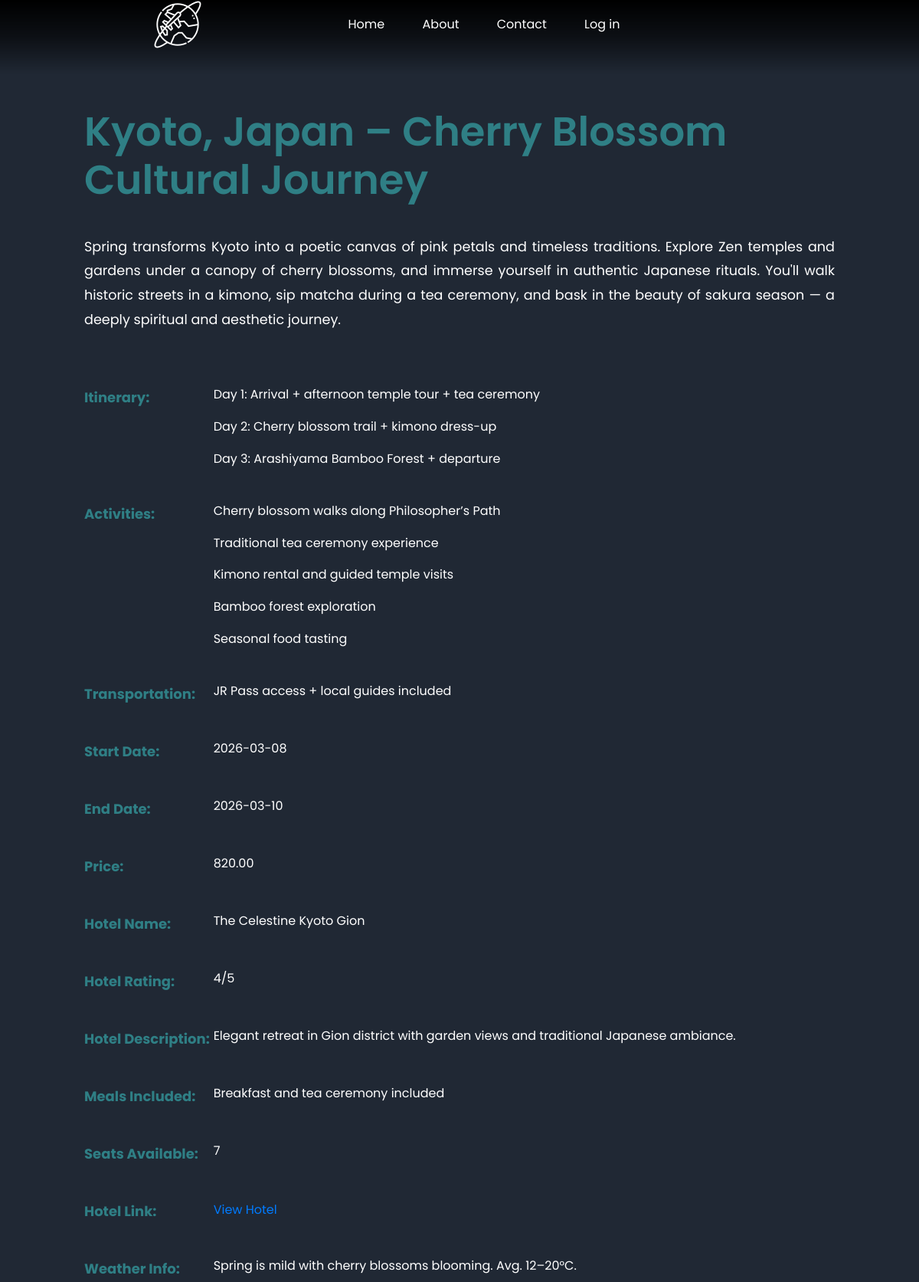
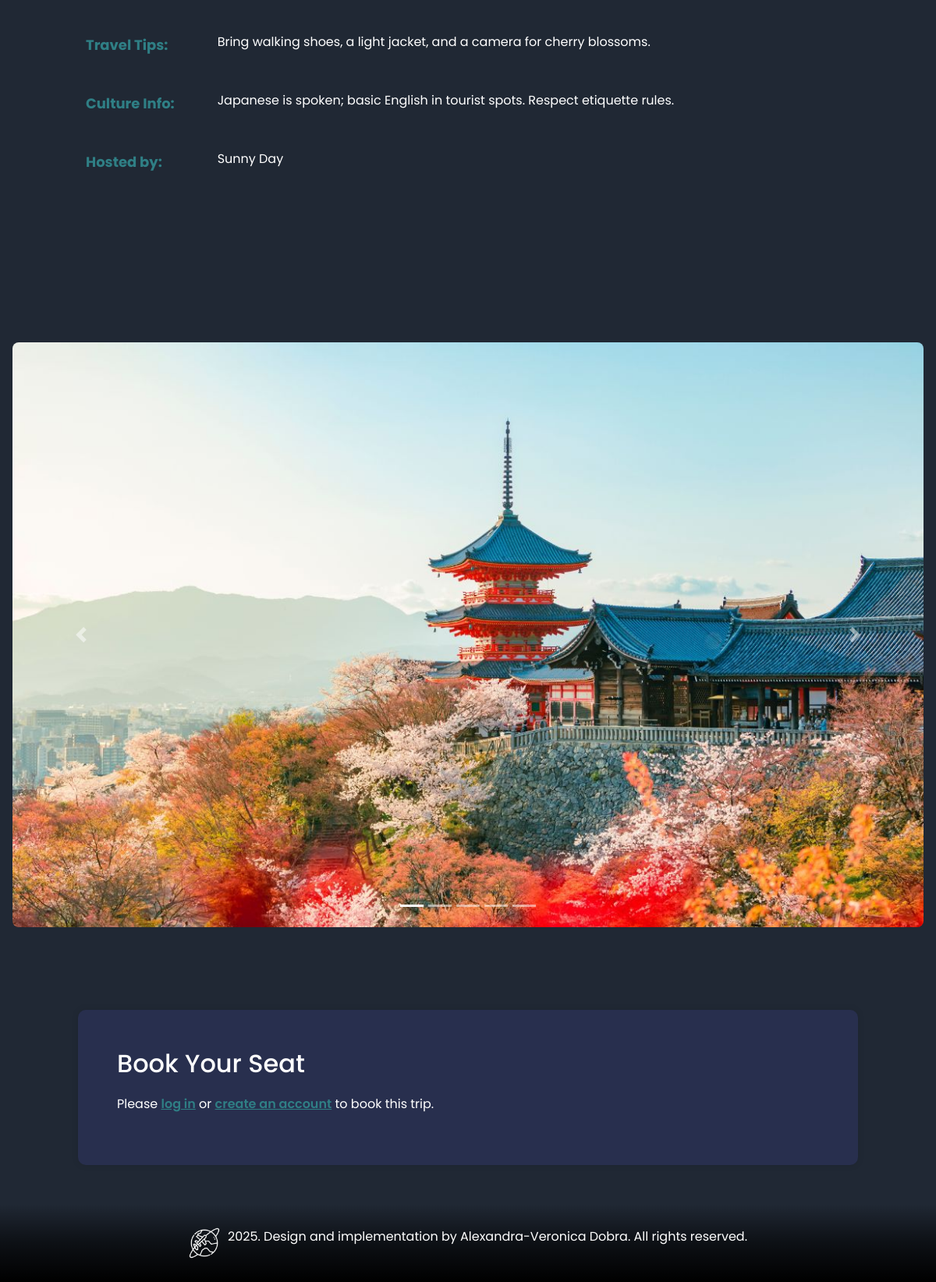
The page /web/booking1.php?id=11 on the database its author committed (2 pictures, top to bottom).
### tables this page shows
CREATE TABLE `excursion_details` (
  `id` int(11) NOT NULL,
  `excursion_id` int(11) NOT NULL,
  `start_date` date DEFAULT NULL,
  `end_date` date DEFAULT NULL,
  `transportation` varchar(100) DEFAULT NULL,
  `description` text DEFAULT NULL,
  `itinerary` text DEFAULT NULL,
  `title` varchar(255) DEFAULT NULL,
  `activities` text DEFAULT NULL,
  `price` decimal(10,2) DEFAULT NULL,
  `image1_url` varchar(100) DEFAULT NULL,
  `image2_url` varchar(100) DEFAULT NULL,
  `image3_url` varchar(100) DEFAULT NULL,
  `image4_url` varchar(100) DEFAULT NULL,
  `image5_url` varchar(100) DEFAULT NULL,
  `hotel_name` varchar(255) DEFAULT NULL,
  `hotel_rating` int(11) DEFAULT NULL,
  `hotel_description` text DEFAULT NULL,
  `meals_included` varchar(100) DEFAULT NULL,
  `group_size` int(11) DEFAULT NULL,
  `hotel_link` varchar(255) DEFAULT NULL,
  `weather_info` text DEFAULT NULL,
  `travel_tips` text DEFAULT NULL,
  `culture_info` text DEFAULT NULL
);

CREATE TABLE `agencies` (
  `agency_id` int(11) NOT NULL,
  `agency_name` varchar(255) NOT NULL,
  `username` varchar(200) NOT NULL,
  `password` varchar(200) NOT NULL,
  `email` varchar(255) NOT NULL,
  `phone` varchar(20) DEFAULT NULL
);

### web/booking1.php (the view, shortened to what this page needs)
<?php
require_once __DIR__ . "/connect_db.php";
$conectare->set_charset('utf8mb4');
$excursion_id = intval($_GET['id'] ?? 0);
$stmt = $conectare->prepare(
    "SELECT
        ed.*,
        e.travel_agency_id,
        a.agency_name,
        a.email AS agency_email
     FROM excursion_details ed
     JOIN excursions e ON ed.excursion_id = e.id
     JOIN agencies a ON e.travel_agency_id = a.agency_id
     WHERE ed.excursion_id = ?"
);
$stmt->bind_param("i", $excursion_id);
$stmt->execute();
$excursion_details = $stmt->get_result()->fetch_assoc();
$agency_name = $excursion_details['agency_name'] ?? '—';
?>
<!DOCTYPE html>
<html lang="en">
<head>
  <link rel="stylesheet" href="https://unicons.iconscout.com/release/v4.0.8/css/line.css">
  <link rel="stylesheet" type="text/css" href="travel.css">
  <link rel="stylesheet"
    href="https://stackpath.bootstrapcdn.com/bootstrap/4.5.2/css/bootstrap.min.css">
</head>
<body class="book1">
<header>
    <div class="nav-bar">
        <a href="travel.php" class="logo"><img src="flight .png" alt="Flight Logo"></a>
        <div class="navigation">
            <div class="nav-items">
                <a href="travel.php#home"><i class="uil uil-estate"></i>Home</a>
                <a href="travel.php#AboutUs"><i class="uil uil-info-circle"></i>About</a>
                <a href="travel.php#contact"><i class="uil uil-envelope"></i>Contact</a>
                <?php if (isset($_SESSION['user_id'])): ?>
                <a href="my_bookings.php">My bookings</a>
                <a href="logout.php" onclick="return confirm('Are you sure you want to log out?')">Log out</a>
                <?php else: ?>
                <a href="login.php">Log in</a>
                <?php endif; ?>
            </div>
        </div>
    </div>
</header>
<section class="descript">
      <div class="excursion-description">
    <?php if ($excursion_details): ?>
    <h2><?= htmlspecialchars($excursion_details['title']) ?></h2>
      <?= nl2br(htmlspecialchars($excursion_details['description'])) ?>
    </div>
    <div class="excursion-info">
      <div class="grid-row">
        <span class="grid-label">Itinerary:</span>
        <span class="grid-value"><?= nl2br(htmlspecialchars($excursion_details['itinerary'])) ?></span>
      </div>
      <div class="grid-row">
        <span class="grid-label">Activities:</span>
        <span class="grid-value"><?= nl2br(htmlspecialchars($excursion_details['activities'])) ?></span>
      </div>
      <div class="grid-row">
        <span class="grid-label">Transportation:</span>
        <span class="grid-value"><?= nl2br(htmlspecialchars($excursion_details['transportation'])) ?></span>
      </div>
      <div class="grid-row">
        <span class="grid-label">Start Date:</span>
        <span class="grid-value"><?= htmlspecialchars($excursion_details['start_date']) ?></span>
      </div>
      <div class="grid-row">
        <span class="grid-label">End Date:</span>
        <span class="grid-value"><?= htmlspecialchars($excursion_details['end_date']) ?></span>
      </div>
      <div class="grid-row">
        <span class="grid-label">Price:</span>
        <span class="grid-value"><?= htmlspecialchars($excursion_details['price']) ?></span>
      </div>
      <div class="grid-row">
        <span class="grid-label">Hotel Name:</span>
        <span class="grid-value"><?= htmlspecialchars($excursion_details['hotel_name']) ?></span>
      </div>
      <div class="grid-row">
        <span class="grid-label">Hotel Rating:</span>
        <span class="grid-value"><?= htmlspecialchars($excursion_details['hotel_rating']) ?>/5</span>
      </div>
      <div class="grid-row">
        <span class="grid-label">Hotel Description:</span>
        <span class="grid-value"><?= nl2br(htmlspecialchars($excursion_details['hotel_description'])) ?></span>
      </div>
      <div class="grid-row">
        <span class="grid-label">Meals Included:</span>
        <span class="grid-value"><?= htmlspecialchars($excursion_details['meals_included']) ?></span>
      </div>
      <div class="grid-row">
        <span class="grid-label">Seats Available:</span>
        <span class="grid-value"><?= htmlspecialchars($excursion_details['group_size']) ?></span>
      </div>
      <div class="grid-row">
        <span class="grid-label">Hotel Link:</span>
          <a href="<?= htmlspecialchars($excursion_details['hotel_link']) ?>" target="_blank">View Hotel</a>
      </div>
      <div class="grid-row">
        <span class="grid-label">Weather Info:</span>
        <span class="grid-value"><?= nl2br(htmlspecialchars($excursion_details['weather_info'])) ?></span>
      </div>
      <div class="grid-row">
        <span class="grid-label">Travel Tips:</span>
        <span class="grid-value"><?= nl2br(htmlspecialchars($excursion_details['travel_tips'])) ?></span>
      </div>
      <div class="grid-row">
        <span class="grid-label">Culture Info:</span>
        <span class="grid-value"><?= nl2br(htmlspecialchars($excursion_details['culture_info'])) ?></span>
      </div>
      <div class="grid-row">
        <span class="grid-label">Hosted by:</span>
        <span class="grid-value"><?= htmlspecialchars($agency_name) ?></span>
      </div>
    </div>
  <?php endif; ?>
</section>
<section class="carousel-section">
    <div id="carouselExampleIndicators" class="carousel slide my-4" data-ride="carousel">
        <ol class="carousel-indicators">
            <?php for ($i = 0; $i < 5; $i++): ?>
                <li data-target="#carouselExampleIndicators" data-slide-to="<?php echo $i; ?>" class="<?php echo $i == 0 ? 'active' : ''; ?>"></li>
            <?php endfor; ?>
        </ol>
        <div class="carousel-inner">
            <?php
            $images = ['image1_url', 'image2_url', 'image3_url', 'image4_url', 'image5_url'];
            $active = 'active';
            foreach ($images as $image):
                if ($excursion_details[$image]): ?>
                    <div class="carousel-item <?php echo $active; ?>">
                        <img class="d-block w-100" src="/TravelIdeas/images/<?php echo htmlspecialchars($excursion_details[$image]); ?>"
" alt="<?php echo ucfirst(str_replace('_', ' ', $image)); ?>">
                    </div>
                <?php
                $active = '';
                endif;
            endforeach;
            ?>
        </div>
        <a class="carousel-control-prev" href="#carouselExampleIndicators" role="button" data-slide="prev">
            <span class="carousel-control-prev-icon" aria-hidden="true"></span>
        </a>
        <a class="carousel-control-next" href="#carouselExampleIndicators" role="button" data-slide="next">
            <span class="carousel-control-next-icon" aria-hidden="true"></span>
        </a>
    </div>
</section>
<section class="booking-form">
      <div class="form-section">
        <h2 id="bookingSection">Book Your Seat</h2>
            <?php
            $return_url = "booking1.php?id=$excursion_id#bookingSection";
            if (!isset($_SESSION['existing'])):
            ?>
            <p class="text-you-need-to-login">
            Please
            <a href="login.php?return=<?= urlencode($return_url) ?>" class="custom-link">log in</a>
            or
            <a href="login.php?return=<?= urlencode($return_url) ?>" class="custom-link">create an account</a>
            to book this trip.
            </p>
  <?php endif; ?>
  </div>
</section>
  <footer class="footer">
    <img src="flight .png" alt="Flight Logo">
    <p>2025. Design and implementation by Alexandra-Veronica Dobra. All rights reserved.</p>
  </footer>
</body>
</html>

### web/travel.css (style rules this page uses)
:root { --white-color:#fff; --dark-color:#222; --body-bg-color:#fff; --section-bg-color:#202834; --navigation-item-hover-color:#265469; --contrast-color:#307681; --title-color:rgb(47, 127, 133); --text-content-shadow:0 5px 25px rgba(0,0,0,0.1); --box-shadow:0 5px 25px rgb(0 0 0 / 20%); --scroll-bar-color:#fff; --scroll-thumb-color:#282f4e; --scroll-thumb-hover-color:#454f6b; --blue-color:#546989; }
* { margin: 0; padding: 0; box-sizing: border-box; font-family: 'Poppins', sans-serif; }
body { background-color:var(--section-bg-color); }
header { z-index: 999; position: fixed; width: 100%; height: calc(5rem + 1rem); top: 0; left: 0; display: flex; justify-content: center; transition:0.5s ease ; transition-property: height,background; background:linear-gradient(black,rgba(0, 0, 0, 0.6),transparent); }
header .nav-bar { position: relative; width: 100%; display: flex; align-items: center; justify-content: space-between; padding: 0 200px; transition: 0.4s ease; }
.navigation .nav-items a { color: var(--white-color); font-size:1em; text-decoration: none; }
.navigation .nav-items a:not(:last-child) { margin-right: 45px; }
.active, .dot:hover { background-color: #717171; }
.descript { margin-bottom:30px; }
.descript h2 { font-size: 3em; font-weight: 600; color: var(--title-color); text-align: left; margin-bottom: 40px; }
body.book1 { background-color: var(--section-bg-color); color: var(--white-color); }
.descript .excursion-description { font-size: 1.1rem; line-height: 1.8; margin: 0 auto 2rem auto; max-width: 1000px; text-align: justify; padding: 40px 10px; color: var(--text-color); }
.descript { text-align: left; padding: 100px 30px; background-color: var(--section-bg-color); margin-bottom: 30px; }
.excursion-info { display: grid; grid-template-columns: max-content 1fr; row-gap: 3rem; column-gap: 0.3rem; max-width: 1000px; margin: 2rem auto; }
.grid-row { display: contents; }
.grid-label { font-weight: 700; font-size: large; color: var(--title-color); text-align: left; padding-left: 10px; white-space: nowrap; }
.grid-value { color: var(--text-color); line-height: 1.3; }
.carousel-section { display: flex; justify-content: center; padding: 2rem 1rem; background: var(--section-bg-color); }
.carousel { max-width: 1200px; width: 100%; }
.carousel-inner { overflow: hidden; border-radius: 0.5rem; }
.carousel-item { height: 750px; min-height: auto; }
.carousel-item img { width: 100%; height: 100%; object-fit: cover; object-position: center; }
.booking-form { background-color: transparent; }
.booking-form h2 { font-size: 2em; margin-bottom: 20px; }
.text-you-need-to-login { color: var(--white-color); }
.text-you-need-to-login .custom-link { font-weight:600; color: var(--title-color); text-decoration: underline; }
.form-section h2 { font-size: 2em; margin-bottom: 20px; }
.form-section { background: var(--scroll-thumb-color); padding: 50px; max-width: 1000px; margin: 50px auto; border-radius: 10px; box-shadow: 0 0 10px rgba(0,0,0,0.1); }
.footer { z-index: 999; position:relative; width: 100%; bottom: 0; left: 0; display: flex; justify-content: center; transition:0.5s ease ; transition-property: height,background; background:linear-gradient(transparent,rgba(0, 0, 0, 0.6),black); height: 100px; align-items: center; justify-content: space-around; }
.footer img { width: 40px; }
.footer p { color: var(--white-color); }
.footer { background: linear-gradient(transparent, rgba(0, 0, 0, 0.6), black); color: #fff; display: flex; justify-content: center; align-items: center; height: 100px; }
.footer p { margin-left: 10px; }
section.descript, section.more, section#AboutUs, section#contact { margin-left: auto; margin-right: auto; }

### rows shown on the page
excursion_details: title "Kyoto, Japan – Cherry Blossom Cultural Journey", description "Spring transforms Kyoto into a poetic canvas of pink petals and timeless traditions. Explore Zen temples and gardens under a canopy of cherry blossoms, and immerse yourself in authentic Japanese rituals. You'll walk historic streets in a kimono, sip matcha during a tea ceremony, and bask in the beauty of sakura season — a deeply spiritual and aesthetic journey.", itinerary "Day 1: Arrival + afternoon temple tour + tea ceremony Day 2: Cherry blossom trail + kimono dress-up Day 3: Arashiyama Bamboo Forest + departure", activities "Cherry blossom walks along Philosopher’s Path Traditional tea ceremony experience Kimono rental and guided temple visits Bamboo forest exploration Seasonal food tasting", transportation "JR Pass access + local guides included", start_date "2026-03-08", end_date "2026-03-10", price "820.00", hotel_name "The Celestine Kyoto Gion", hotel_rating "4", hotel_description "Elegant retreat in Gion district with garden views and traditional Japanese ambiance.", meals_included "Breakfast and tea ceremony included", group_size "7", weather_info "Spring is mild with cherry blossoms blooming. Avg. 12–20°C.", travel_tips "Bring walking shoes, a light jacket, and a camera for cherry blossoms.", culture_info "Japanese is spoken; basic English in tourist spots. Respect etiquette rules.", agencies.agency_name "Sunny Day", image1_url (picture)
